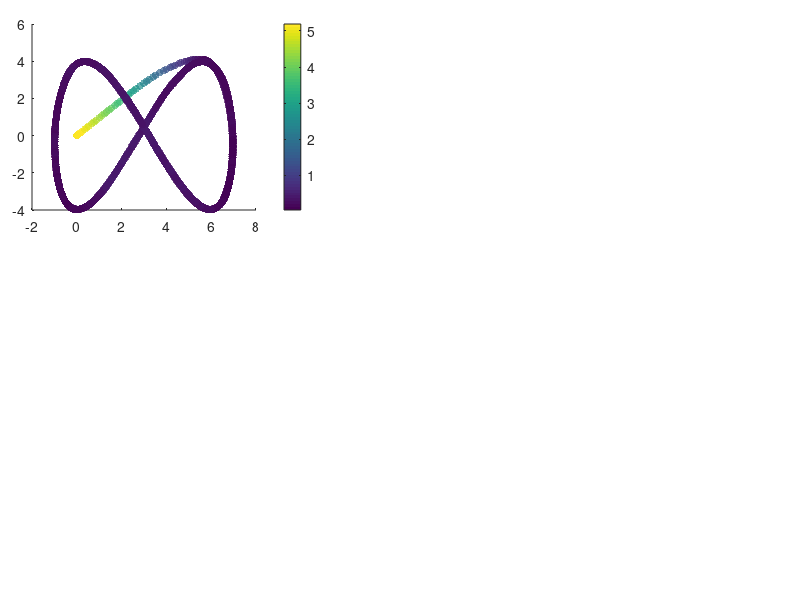

Reproduce this figure in MATLAB. (Note: this script raises an error after producing the figure.)
%% Code to show the results of the Inverse kinematic controller

% Clean variables
clc, clear all, close all;
 
% Load variables of the system
load("T_MPC_Din_UAV_Real.mat")

% Change variable size
h = h(:, 1:end-1);
h_p = h_p(:, 1:end-1);
v = v(:, 1:end-1);
hd = hd(:,1:length(h));
% Time definition 
t = t;

% Error definition
for k = 1:length(t)-N
    error_vector = hd(1:3, k)-h(1:3, k);
    error_NMPC(k) = norm(error_vector,2);
end

% Figure propert%% Figures
lw = 1; % linewidth 1
lwV = 2; % linewidth 2
fontsizeLabel = 11; %11
fontsizeLegend = 11;
fontsizeTicks = 11;
fontsizeTitel = 11;
sizeX = 1300; % size figure
sizeY = 750; % size figure

% color propreties
c1 = [80, 81, 79]/255;
c2 = [244, 213, 141]/255;
c3 = [242, 95, 92]/255;
c4 = [112, 141, 129]/255;

C18 = [0 0 0];
c5 = [130, 37, 37]/255;
c6 = [205, 167, 37]/255;
c7 = [81, 115, 180]/255;

C1 = [246 170 141]/255;
C2 = [51 187 238]/255;
C3 = [0 153 136]/255;
C4 = [238 119 51]/255;
C5 = [204 51 17]/255;
C6 = [238 51 119]/255;
C7 = [187 187 187]/255;
C8 = [80 80 80]/255;
C9 = [140 140 140]/255;
C10 = [0 128 255]/255;
C11 = [234 52 89]/255;
C12 = [39 124 252]/255;
C13 = [40 122 125]/255;
%C14 = [86 215 219]/255;
C14 = [252 94 158]/255;
C15 = [244 171 39]/255;
C16 = [100 121 162]/255;
C17 = [255 0 0]/255;
%% New color slection

figure('Position', [500 500 sizeX sizeY])
set(gcf, 'Position', [500 500 sizeX sizeY]);
fig1_comps.fig = gcf;

% Figure 1
axes('Position',[0.04 0.65 .35 .31]);
%% Colorbar
scatter(h(1, :),h(2, :),30,error_NMPC,'filled','MarkerFaceAlpha',0.7);
c = colorbar;
c.Label.Interpreter = 'latex';
c.Label.String = '$\textrm{Error}~||\tilde{\mathbf{\eta}}||$';

set(c,'TickLabelInterpreter','latex')

%% Desired Trajectory
hd_plot = line(hd(1,:),hd(2,:));
set(hd_plot, 'LineStyle', '--', 'Color', C8, 'LineWidth', 1.2*lw)

%% Real Trajectory
h_plot = line(h(1,:),h(2,:));
set(h_plot, 'LineStyle', '-', 'Color', C18, 'LineWidth', 1.2*lw)

%% Title of the image
hTitle_1 = title({'$\textrm{(a)}$'},'fontsize',14,'interpreter','latex','Color',C18);
%hXLabel_1 = xlabel('$x~[m]$','fontsize',9,'interpreter','latex', 'Color',C18);
hYLabel_1 = ylabel('$y~[m]$','fontsize',9,'interpreter','latex', 'Color',C18);

%% Legend nomeclature
hLegend_1 = legend([hd_plot, h_plot],{'$\mathbf{\eta}_d$','$\mathbf{\eta}$'},'fontsize',12,'interpreter','latex','Color',[255 255 255]/255,'Location','best','NumColumns',1,'TextColor','black');
set(gca,'ticklabelinterpreter','latex',...
        'fontsize',1.3*fontsizeTicks)
% Figure properties
ax_1 = gca;
ax_1.Box = 'on';
ax_1.BoxStyle = 'full';
ax_1.TickLength = [0.005;0.005];
ax_1.TickDirMode = 'auto';
ax_1.YMinorTick = 'on';
ax_1.XMinorTick = 'on';
% ax_2.XTickLabel = [];
ax_1.XMinorGrid = 'on';
ax_1.YMinorGrid = 'on';
%ax_2.MinorGridColor = '#8f8f8f';
ax_1.MinorGridAlpha = 0.15;
ax_1.LineWidth = 0.8;
ax_1.XLim = [min(h(1,:))-0.2 max(h(1,:))+0.2];
ax_1.YLim = [min(h(2,:))-0.2 max(h(2,:))+0.2];

% Figure 2
axes('Position',[0.04 0.28 .35 .31]);
%% Colorbar
scatter(h(1, :),h(3, :),30,error_NMPC,'filled','MarkerFaceAlpha',0.7);
c = colorbar;
c.Label.Interpreter = 'latex';
c.Label.String = '$\textrm{Error}~||\tilde{\mathbf{\eta}}||$';

set(c,'TickLabelInterpreter','latex')

%% Desired Trajectory
hd_plot_2 = line(hd(1,:),hd(3,:));
set(hd_plot_2, 'LineStyle', '--', 'Color', C8, 'LineWidth', 1.2*lw)

%% Real Trajectory
h_plot_2 = line(h(1,:),h(3,:));
set(h_plot_2, 'LineStyle', '-', 'Color', C18, 'LineWidth', 1.2*lw)

%% Title of the image
hTitle_2 = title({'$\textrm{(b)}$'},'fontsize',14,'interpreter','latex','Color',C18);
hXLabel_2 = xlabel('$x~[m]$','fontsize',9,'interpreter','latex', 'Color',C18);
hYLabel_2 = ylabel('$z~[m]$','fontsize',9,'interpreter','latex', 'Color',C18);

%% Legend nomeclature
hLegend_2 = legend([hd_plot_2, h_plot_2],{'$\mathbf{\eta}_d$','$\mathbf{\eta}$'},'fontsize',12,'interpreter','latex','Color',[255 255 255]/255,'Location','best','NumColumns',1,'TextColor','black');
set(gca,'ticklabelinterpreter','latex',...
        'fontsize',1.3*fontsizeTicks)
% Figure properties
ax_2 = gca;
ax_2.Box = 'on';
ax_2.BoxStyle = 'full';
ax_2.TickLength = [0.005;0.005];
ax_2.TickDirMode = 'auto';
ax_2.YMinorTick = 'on';
ax_2.XMinorTick = 'on';
% ax_2.XTickLabel = [];
ax_2.XMinorGrid = 'on';
ax_2.YMinorGrid = 'on';
%ax_2.MinorGridColor = '#8f8f8f';
ax_2.MinorGridAlpha = 0.15;
ax_2.LineWidth = 0.8;
ax_2.XLim = [min(h(1,:))-0.2 max(h(1,:))+0.2];
ax_2.YLim = [min(h(3,:))-0.2 max(h(3,:))+0.2];

axes('Position',[0.45 0.65 .54 .31]);
%% Data generation
error_x_plot = line(t(1:length(h)),hd(1,:)-h(1,:));
set(error_x_plot, 'LineStyle', '-', 'Color', C5, 'LineWidth', 1.1*lw);
error_y_plot = line(t(1:length(h)),hd(2,:)-h(2,:));
set(error_y_plot, 'LineStyle', '-', 'Color', C3, 'LineWidth', 1.1*lw);
error_z_plot = line(t(1:length(h)),hd(3,:)-h(3,:));
set(error_z_plot, 'LineStyle', '-', 'Color', c7, 'LineWidth', 1.1*lw);

% fig1_comps.p1 = ul_plot;
%% Title of the image
hTitle_3 = title({'$\textrm{(c)}$'},'fontsize',14,'interpreter','latex','Color',C18);
%xlabel('$\textrm{Time}[s]$','fontsize',10,'interpreter','latex','Color',C18);
ylabel('$\textrm{Control Error}~[m]$','fontsize',10,'interpreter','latex', 'Color',C18);

%% Legend nomeclature
hLegend_3 = legend([error_x_plot,error_y_plot, error_z_plot],{'$\tilde{\mathbf{\eta}}_x$','$\tilde{\mathbf{\eta}}_y$','$\tilde{\mathbf{\eta}}_z$'},'fontsize',12,'interpreter','latex','Color',[255 255 255]/255,'Location','best','NumColumns',1,'TextColor','black');
 set(gca,'ticklabelinterpreter','latex',...
         'fontsize',1.3*fontsizeTicks)
%% Figure properties
ax_3 = gca;
ax_3.Box = 'on';
ax_3.BoxStyle = 'full';
ax_3.TickLength = [0.01;0.01];
ax_3.TickDirMode = 'auto';
ax_3.XTickLabel = [];
ax_3.YMinorTick = 'on';
ax_3.XMinorTick = 'on';
ax_3.XMinorGrid = 'on';
ax_3.YMinorGrid = 'on';
%ax_1.MinorGridColor = '#8f8f8f';
ax_3.MinorGridAlpha = 0.15;
ax_3.LineWidth = 0.8;
ax_3.XLim = [0 t(end)];
%% Zoom Plot
axes('Position',[0.70 0.85 .2 .1]);
index_zoom_1 = (t>=20) & (t<=30);
error_x_plot_zoom = line(t(index_zoom_1),hd(1,(index_zoom_1))-h(1,(index_zoom_1)));
error_y_plot_zoom = line(t(index_zoom_1),hd(2,(index_zoom_1))-h(2,(index_zoom_1)));
error_z_plot_zoom = line(t(index_zoom_1),hd(3,(index_zoom_1))-h(3,(index_zoom_1)));

set(error_x_plot_zoom, 'LineStyle', '-', 'Color', C5, 'LineWidth', lw*0.8);
set(error_y_plot_zoom, 'LineStyle', '-', 'Color', C3, 'LineWidth', lw*0.8);
set(error_z_plot_zoom, 'LineStyle', '-', 'Color', c7, 'LineWidth', lw*0.8);

set(gca,'ticklabelinterpreter','latex',...
         'fontsize',fontsizeTicks*0.5)
ax_1_zoom = gca;
ax_1_zoom.Box = 'on';
ax_1_zoom.BoxStyle = 'full';
ax_1_zoom.TickLength = [0.01;0.01];
%ax_1_zoom.YLim = [-0.5 0.5];
%ax_1_zoom.YTickLabel = [];
%ax_1_zoom.XTickLabel = [];
ax_1_zoom.TickDirMode = 'manual';
ax_1_zoom.TickDir = 'in';
ax_1_zoom.YMinorTick = 'on';
ax_1_zoom.XMinorTick = 'on';
ax_1_zoom.LineWidth = 0.5;
ax_1_zoom.XMinorGrid = 'on';
ax_1_zoom.YMinorGrid = 'on';
% 
axes('Position',[0.45 0.28 .54 .31]);
%% Data generation
error_vx_plot = line(t(1:length(h)),vc(1,:));
set(error_vx_plot, 'LineStyle', '-', 'Color', C7, 'LineWidth', 1.3*lw);
error_vy_plot = line(t(1:length(h)),vc(2,:));
set(error_vy_plot, 'LineStyle', '-', 'Color', C14, 'LineWidth', 1.3*lw);
error_vz_plot = line(t(1:length(h)),vc(3,:));
set(error_vz_plot, 'LineStyle', '-', 'Color', C15, 'LineWidth', 1.3*lw);

% fig1_comps.p1 = ul_plot;
%% Title of the image
hTitle_4 = title({'$\textrm{(d)}$'},'fontsize',14,'interpreter','latex','Color',C18);
xlabel('$\textrm{Time}[s]$','fontsize',10,'interpreter','latex','Color',C18);
ylabel('$\textrm{Inputs}~[m/s]$','fontsize',10,'interpreter','latex', 'Color',C18);

%% Legend nomeclature
hLegend_4 = legend([error_vx_plot,error_vy_plot, error_vz_plot],{'${\mu}_{l_{ref}}$','${\mu}_{m_{ref}}$','${\mu}_{n_{ref}}$'},'fontsize',12,'interpreter','latex','Color',[255 255 255]/255,'Location','best','NumColumns',1,'TextColor','black');
 set(gca,'ticklabelinterpreter','latex',...
         'fontsize',1.3*fontsizeTicks)
%% Figure properties
ax_4 = gca;
ax_4.Box = 'on';
ax_4.BoxStyle = 'full';
ax_4.TickLength = [0.01;0.01];
ax_4.TickDirMode = 'auto';
ax_4.YMinorTick = 'on';
ax_4.XMinorTick = 'on';
ax_4.XMinorGrid = 'on';
ax_4.YMinorGrid = 'on';
%ax_1.MinorGridColor = '#8f8f8f';
ax_4.MinorGridAlpha = 0.15;
ax_4.LineWidth = 0.8;
ax_4.XLim = [0 t(end)];
% 
set(gcf, 'Color', 'w'); % Sets axes background
export_fig MPC_Nominal.pdf -q101

%% RMS dynamics
RMSE_x_NMPC = sqrt(mean((error_vector(1,:)).^2));
RMSE_y_NMPC = sqrt(mean((error_vector(2,:)).^2));
RMSE_z_NMPC = sqrt(mean((error_vector(3,:)).^2));

save("NMPC_rmse.mat","RMSE_x_NMPC", "RMSE_y_NMPC", "RMSE_z_NMPC","error_NMPC", "t", "N");